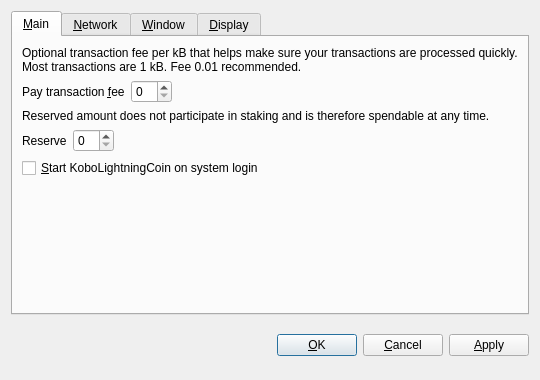
<?xml version="1.0" encoding="UTF-8"?>
<ui version="4.0">
 <class>OptionsDialog</class>
 <widget class="QDialog" name="OptionsDialog">
  <property name="geometry">
   <rect>
    <x>0</x>
    <y>0</y>
    <width>540</width>
    <height>380</height>
   </rect>
  </property>
  <property name="windowTitle">
   <string>Options</string>
  </property>
  <property name="modal">
   <bool>true</bool>
  </property>
  <layout class="QVBoxLayout" name="verticalLayout">
   <item>
    <widget class="QTabWidget" name="tabWidget">
     <property name="tabPosition">
      <enum>QTabWidget::North</enum>
     </property>
     <property name="currentIndex">
      <number>0</number>
     </property>
     <widget class="QWidget" name="tabMain">
      <attribute name="title">
       <string>&amp;Main</string>
      </attribute>
      <layout class="QVBoxLayout" name="verticalLayout_Main">
       <item>
        <widget class="QLabel" name="transactionFeeInfoLabel">
         <property name="text">
          <string>Optional transaction fee per kB that helps make sure your transactions are processed quickly. Most transactions are 1 kB. Fee 0.01 recommended.</string>
         </property>
         <property name="textFormat">
          <enum>Qt::PlainText</enum>
         </property>
         <property name="wordWrap">
          <bool>true</bool>
         </property>
        </widget>
       </item>
       <item>
        <layout class="QHBoxLayout" name="horizontalLayoutFee">
         <item>
          <widget class="QLabel" name="transactionFeeLabel">
           <property name="text">
            <string>Pay transaction &amp;fee</string>
           </property>
           <property name="textFormat">
            <enum>Qt::PlainText</enum>
           </property>
           <property name="buddy">
            <cstring>transactionFee</cstring>
           </property>
          </widget>
         </item>
         <item>
          <widget class="BitcoinAmountField" name="transactionFee"/>
         </item>
         <item>
          <spacer name="horizontalSpacerFee">
           <property name="orientation">
            <enum>Qt::Horizontal</enum>
           </property>
           <property name="sizeHint" stdset="0">
            <size>
             <width>40</width>
             <height>20</height>
            </size>
           </property>
          </spacer>
         </item>
        </layout>
       </item>
       <item>
        <widget class="QLabel" name="reserveBalanceInfoLabel">
         <property name="text">
          <string>Reserved amount does not participate in staking and is therefore spendable at any time.</string>
         </property>
         <property name="textFormat">
          <enum>Qt::PlainText</enum>
         </property>
         <property name="wordWrap">
          <bool>true</bool>
         </property>
        </widget>
       </item>
       <item>
        <layout class="QHBoxLayout" name="horizontalLayoutReserveBalance">
         <item>
          <widget class="QLabel" name="reserveBalanceLabel">
           <property name="text">
            <string>Reserve</string>
           </property>
           <property name="textFormat">
            <enum>Qt::PlainText</enum>
           </property>
           <property name="buddy">
            <cstring>reserveBalance</cstring>
           </property>
          </widget>
         </item>
         <item>
          <widget class="BitcoinAmountField" name="reserveBalance"/>
         </item>
         <item>
          <spacer name="horizontalSpacerReserveBalance">
           <property name="orientation">
            <enum>Qt::Horizontal</enum>
           </property>
           <property name="sizeHint" stdset="0">
            <size>
             <width>40</width>
             <height>20</height>
            </size>
           </property>
          </spacer>
         </item>
        </layout>
       </item>
       <item>
        <widget class="QCheckBox" name="bitcoinAtStartup">
         <property name="toolTip">
          <string>Automatically start KoboLightningCoin after logging in to the system.</string>
         </property>
         <property name="text">
          <string>&amp;Start KoboLightningCoin on system login</string>
         </property>
        </widget>
       </item>
       <item>
        <spacer name="verticalSpacer_Main">
         <property name="orientation">
          <enum>Qt::Vertical</enum>
         </property>
         <property name="sizeHint" stdset="0">
          <size>
           <width>20</width>
           <height>40</height>
          </size>
         </property>
        </spacer>
       </item>
      </layout>
     </widget>
     <widget class="QWidget" name="tabNetwork">
      <attribute name="title">
       <string>&amp;Network</string>
      </attribute>
      <layout class="QVBoxLayout" name="verticalLayout_Network">
       <item>
        <widget class="QCheckBox" name="mapPortUpnp">
         <property name="toolTip">
          <string>Automatically open the KoboLightningCoin client port on the router. This only works when your router supports UPnP and it is enabled.</string>
         </property>
         <property name="text">
          <string>Map port using &amp;UPnP</string>
         </property>
        </widget>
       </item>
       <item>
        <widget class="QCheckBox" name="connectSocks">
         <property name="toolTip">
          <string>Connect to the KoboLightningCoin network through a SOCKS proxy (e.g. when connecting through Tor).</string>
         </property>
         <property name="text">
          <string>&amp;Connect through SOCKS proxy:</string>
         </property>
        </widget>
       </item>
       <item>
        <layout class="QHBoxLayout" name="horizontalLayout_Network">
         <item>
          <widget class="QLabel" name="proxyIpLabel">
           <property name="text">
            <string>Proxy &amp;IP:</string>
           </property>
           <property name="textFormat">
            <enum>Qt::PlainText</enum>
           </property>
           <property name="buddy">
            <cstring>proxyIp</cstring>
           </property>
          </widget>
         </item>
         <item>
          <widget class="QValidatedLineEdit" name="proxyIp">
           <property name="maximumSize">
            <size>
             <width>140</width>
             <height>16777215</height>
            </size>
           </property>
           <property name="toolTip">
            <string>IP address of the proxy (e.g. 127.0.0.1)</string>
           </property>
          </widget>
         </item>
         <item>
          <widget class="QLabel" name="proxyPortLabel">
           <property name="text">
            <string>&amp;Port:</string>
           </property>
           <property name="textFormat">
            <enum>Qt::PlainText</enum>
           </property>
           <property name="buddy">
            <cstring>proxyPort</cstring>
           </property>
          </widget>
         </item>
         <item>
          <widget class="QLineEdit" name="proxyPort">
           <property name="maximumSize">
            <size>
             <width>55</width>
             <height>16777215</height>
            </size>
           </property>
           <property name="toolTip">
            <string>Port of the proxy (e.g. 9050)</string>
           </property>
          </widget>
         </item>
         <item>
          <widget class="QLabel" name="socksVersionLabel">
           <property name="text">
            <string>SOCKS &amp;Version:</string>
           </property>
           <property name="textFormat">
            <enum>Qt::PlainText</enum>
           </property>
           <property name="buddy">
            <cstring>socksVersion</cstring>
           </property>
          </widget>
         </item>
         <item>
          <widget class="QValueComboBox" name="socksVersion">
           <property name="toolTip">
            <string>SOCKS version of the proxy (e.g. 5)</string>
           </property>
          </widget>
         </item>
         <item>
          <spacer name="horizontalSpacer_Network">
           <property name="orientation">
            <enum>Qt::Horizontal</enum>
           </property>
           <property name="sizeHint" stdset="0">
            <size>
             <width>40</width>
             <height>20</height>
            </size>
           </property>
          </spacer>
         </item>
        </layout>
       </item>
       <item>
        <spacer name="verticalSpacer_Network">
         <property name="orientation">
          <enum>Qt::Vertical</enum>
         </property>
         <property name="sizeHint" stdset="0">
          <size>
           <width>20</width>
           <height>40</height>
          </size>
         </property>
        </spacer>
       </item>
      </layout>
     </widget>
     <widget class="QWidget" name="tabWindow">
      <attribute name="title">
       <string>&amp;Window</string>
      </attribute>
      <layout class="QVBoxLayout" name="verticalLayout_Window">
       <item>
        <widget class="QCheckBox" name="minimizeToTray">
         <property name="toolTip">
          <string>Show only a tray icon after minimizing the window.</string>
         </property>
         <property name="text">
          <string>&amp;Minimize to the tray instead of the taskbar</string>
         </property>
        </widget>
       </item>
       <item>
        <widget class="QCheckBox" name="minimizeOnClose">
         <property name="toolTip">
          <string>Minimize instead of exit the application when the window is closed. When this option is enabled, the application will be closed only after selecting Quit in the menu.</string>
         </property>
         <property name="text">
          <string>M&amp;inimize on close</string>
         </property>
        </widget>
       </item>
       <item>
        <spacer name="verticalSpacer_Window">
         <property name="orientation">
          <enum>Qt::Vertical</enum>
         </property>
         <property name="sizeHint" stdset="0">
          <size>
           <width>20</width>
           <height>40</height>
          </size>
         </property>
        </spacer>
       </item>
      </layout>
     </widget>
     <widget class="QWidget" name="tabDisplay">
      <attribute name="title">
       <string>&amp;Display</string>
      </attribute>
      <layout class="QVBoxLayout" name="verticalLayout_Display">
       <item>
        <layout class="QHBoxLayout" name="horizontalLayout_1_Display">
         <item>
          <widget class="QLabel" name="langLabel">
           <property name="text">
            <string>User Interface &amp;language:</string>
           </property>
           <property name="textFormat">
            <enum>Qt::PlainText</enum>
           </property>
           <property name="buddy">
            <cstring>lang</cstring>
           </property>
          </widget>
         </item>
         <item>
          <widget class="QValueComboBox" name="lang">
           <property name="toolTip">
            <string>The user interface language can be set here. This setting will take effect after restarting KoboLightningCoin.</string>
           </property>
          </widget>
         </item>
        </layout>
       </item>
       <item>
        <layout class="QHBoxLayout" name="horizontalLayout_2_Display">
         <item>
          <widget class="QLabel" name="unitLabel">
           <property name="text">
            <string>&amp;Unit to show amounts in:</string>
           </property>
           <property name="textFormat">
            <enum>Qt::PlainText</enum>
           </property>
           <property name="buddy">
            <cstring>unit</cstring>
           </property>
          </widget>
         </item>
         <item>
          <widget class="QValueComboBox" name="unit">
           <property name="toolTip">
            <string>Choose the default subdivision unit to show in the interface and when sending coins.</string>
           </property>
          </widget>
         </item>
        </layout>
       </item>
       <item>
        <widget class="QCheckBox" name="displayAddresses">
         <property name="toolTip">
          <string>Whether to show KoboLightningCoin addresses in the transaction list or not.</string>
         </property>
         <property name="text">
          <string>&amp;Display addresses in transaction list</string>
         </property>
        </widget>
       </item>
       <item>
        <widget class="QCheckBox" name="coinControlFeatures">
         <property name="toolTip">
          <string>Whether to show coin control features or not.</string>
         </property>
         <property name="text">
          <string>Display coin &amp;control features (experts only!)</string>
         </property>
        </widget>
       </item>
       <item>
        <spacer name="verticalSpacer_Display">
         <property name="orientation">
          <enum>Qt::Vertical</enum>
         </property>
         <property name="sizeHint" stdset="0">
          <size>
           <width>20</width>
           <height>40</height>
          </size>
         </property>
        </spacer>
       </item>
      </layout>
     </widget>
    </widget>
   </item>
   <item>
    <layout class="QHBoxLayout" name="horizontalLayout_Buttons">
     <item>
      <spacer name="horizontalSpacer_1">
       <property name="orientation">
        <enum>Qt::Horizontal</enum>
       </property>
       <property name="sizeHint" stdset="0">
        <size>
         <width>40</width>
         <height>48</height>
        </size>
       </property>
      </spacer>
     </item>
     <item>
      <widget class="QLabel" name="statusLabel">
       <property name="font">
        <font>
         <weight>75</weight>
         <bold>true</bold>
        </font>
       </property>
       <property name="text">
        <string/>
       </property>
       <property name="textFormat">
        <enum>Qt::PlainText</enum>
       </property>
       <property name="wordWrap">
        <bool>true</bool>
       </property>
      </widget>
     </item>
     <item>
      <spacer name="horizontalSpacer_2">
       <property name="orientation">
        <enum>Qt::Horizontal</enum>
       </property>
       <property name="sizeHint" stdset="0">
        <size>
         <width>40</width>
         <height>48</height>
        </size>
       </property>
      </spacer>
     </item>
     <item>
      <widget class="QPushButton" name="okButton">
       <property name="text">
        <string>&amp;OK</string>
       </property>
      </widget>
     </item>
     <item>
      <widget class="QPushButton" name="cancelButton">
       <property name="text">
        <string>&amp;Cancel</string>
       </property>
       <property name="autoDefault">
        <bool>false</bool>
       </property>
      </widget>
     </item>
     <item>
      <widget class="QPushButton" name="applyButton">
       <property name="text">
        <string>&amp;Apply</string>
       </property>
       <property name="autoDefault">
        <bool>false</bool>
       </property>
      </widget>
     </item>
    </layout>
   </item>
  </layout>
 </widget>
 <customwidgets>
  <customwidget>
   <class>BitcoinAmountField</class>
   <extends>QSpinBox</extends>
   <header>bitcoinamountfield.h</header>
  </customwidget>
  <customwidget>
   <class>QValueComboBox</class>
   <extends>QComboBox</extends>
   <header>qvaluecombobox.h</header>
  </customwidget>
  <customwidget>
   <class>QValidatedLineEdit</class>
   <extends>QLineEdit</extends>
   <header>qvalidatedlineedit.h</header>
  </customwidget>
 </customwidgets>
 <resources/>
 <connections/>
</ui>
